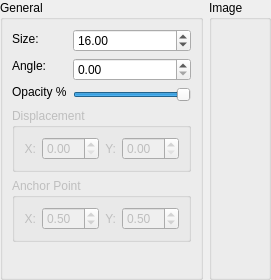
<?xml version="1.0" encoding="UTF-8"?>
<ui version="4.0">
 <class>LocalGraphicWidgetForm</class>
 <widget class="QWidget" name="LocalGraphicWidgetForm">
  <property name="geometry">
   <rect>
    <x>0</x>
    <y>0</y>
    <width>236</width>
    <height>280</height>
   </rect>
  </property>
  <property name="windowTitle">
   <string>Form</string>
  </property>
  <layout class="QGridLayout" name="gridLayout_10">
   <property name="margin">
    <number>0</number>
   </property>
   <item row="0" column="0">
    <layout class="QGridLayout" name="gridLayout_9">
     <item row="0" column="0">
      <widget class="QGroupBox" name="m_generalGroupBox">
       <property name="title">
        <string>General</string>
       </property>
       <layout class="QGridLayout" name="gridLayout_8">
        <item row="0" column="0">
         <layout class="QGridLayout" name="gridLayout_3">
          <item row="2" column="0">
           <widget class="QGroupBox" name="m_anchorPointGroupBox">
            <property name="enabled">
             <bool>false</bool>
            </property>
            <property name="title">
             <string>Anchor Point</string>
            </property>
            <property name="flat">
             <bool>true</bool>
            </property>
            <layout class="QGridLayout" name="gridLayout_7">
             <item row="0" column="0">
              <layout class="QGridLayout" name="gridLayout_6">
               <item row="0" column="0">
                <widget class="QLabel" name="m_anchorPointXLabel">
                 <property name="text">
                  <string>X:</string>
                 </property>
                 <property name="alignment">
                  <set>Qt::AlignRight|Qt::AlignTrailing|Qt::AlignVCenter</set>
                 </property>
                </widget>
               </item>
               <item row="0" column="1">
                <widget class="QDoubleSpinBox" name="m_anchorPointXDoubleSpinBox">
                 <property name="sizePolicy">
                  <sizepolicy hsizetype="Expanding" vsizetype="Fixed">
                   <horstretch>0</horstretch>
                   <verstretch>0</verstretch>
                  </sizepolicy>
                 </property>
                 <property name="maximum">
                  <double>1.000000000000000</double>
                 </property>
                 <property name="singleStep">
                  <double>0.100000000000000</double>
                 </property>
                 <property name="value">
                  <double>0.500000000000000</double>
                 </property>
                </widget>
               </item>
               <item row="0" column="2">
                <widget class="QLabel" name="m_anchorPointYLabel">
                 <property name="text">
                  <string>Y:</string>
                 </property>
                 <property name="alignment">
                  <set>Qt::AlignRight|Qt::AlignTrailing|Qt::AlignVCenter</set>
                 </property>
                </widget>
               </item>
               <item row="0" column="3">
                <widget class="QDoubleSpinBox" name="m_anchorPointYDoubleSpinBox">
                 <property name="sizePolicy">
                  <sizepolicy hsizetype="Expanding" vsizetype="Fixed">
                   <horstretch>0</horstretch>
                   <verstretch>0</verstretch>
                  </sizepolicy>
                 </property>
                 <property name="maximum">
                  <double>1.000000000000000</double>
                 </property>
                 <property name="singleStep">
                  <double>0.100000000000000</double>
                 </property>
                 <property name="value">
                  <double>0.500000000000000</double>
                 </property>
                </widget>
               </item>
              </layout>
             </item>
            </layout>
           </widget>
          </item>
          <item row="0" column="0">
           <layout class="QFormLayout" name="formLayout">
            <item row="0" column="0">
             <layout class="QGridLayout" name="gridLayout">
              <item row="0" column="0">
               <widget class="QLabel" name="m_graphicSizeLabel">
                <property name="text">
                 <string>Size:</string>
                </property>
               </widget>
              </item>
              <item row="1" column="0">
               <widget class="QLabel" name="m_graphicAngleLabel">
                <property name="text">
                 <string>Angle:</string>
                </property>
               </widget>
              </item>
              <item row="2" column="0">
               <widget class="QLabel" name="m_graphicOpacityLabel">
                <property name="text">
                 <string>Opacity %</string>
                </property>
               </widget>
              </item>
             </layout>
            </item>
            <item row="0" column="1">
             <layout class="QGridLayout" name="gridLayout_2">
              <item row="0" column="0">
               <widget class="QDoubleSpinBox" name="m_graphicSizeDoubleSpinBox">
                <property name="sizePolicy">
                 <sizepolicy hsizetype="Expanding" vsizetype="Fixed">
                  <horstretch>0</horstretch>
                  <verstretch>0</verstretch>
                 </sizepolicy>
                </property>
                <property name="maximum">
                 <double>1024.000000000000000</double>
                </property>
                <property name="value">
                 <double>16.000000000000000</double>
                </property>
               </widget>
              </item>
              <item row="1" column="0">
               <widget class="QDoubleSpinBox" name="m_graphicAngleDoubleSpinBox">
                <property name="sizePolicy">
                 <sizepolicy hsizetype="Expanding" vsizetype="Fixed">
                  <horstretch>0</horstretch>
                  <verstretch>0</verstretch>
                 </sizepolicy>
                </property>
                <property name="maximum">
                 <double>360.000000000000000</double>
                </property>
                <property name="singleStep">
                 <double>10.000000000000000</double>
                </property>
               </widget>
              </item>
              <item row="2" column="0">
               <widget class="QSlider" name="m_graphicOpacitySlider">
                <property name="maximum">
                 <number>100</number>
                </property>
                <property name="singleStep">
                 <number>10</number>
                </property>
                <property name="pageStep">
                 <number>10</number>
                </property>
                <property name="value">
                 <number>100</number>
                </property>
                <property name="orientation">
                 <enum>Qt::Horizontal</enum>
                </property>
               </widget>
              </item>
             </layout>
            </item>
           </layout>
          </item>
          <item row="3" column="0">
           <spacer name="verticalSpacer">
            <property name="orientation">
             <enum>Qt::Vertical</enum>
            </property>
            <property name="sizeHint" stdset="0">
             <size>
              <width>20</width>
              <height>40</height>
             </size>
            </property>
           </spacer>
          </item>
          <item row="1" column="0">
           <widget class="QGroupBox" name="m_displacementGroupBox">
            <property name="enabled">
             <bool>false</bool>
            </property>
            <property name="title">
             <string>Displacement</string>
            </property>
            <property name="flat">
             <bool>true</bool>
            </property>
            <layout class="QGridLayout" name="gridLayout_5">
             <item row="0" column="0">
              <layout class="QGridLayout" name="gridLayout_4">
               <item row="0" column="2">
                <widget class="QLabel" name="m_displacementYLabel">
                 <property name="text">
                  <string>Y:</string>
                 </property>
                 <property name="alignment">
                  <set>Qt::AlignRight|Qt::AlignTrailing|Qt::AlignVCenter</set>
                 </property>
                </widget>
               </item>
               <item row="0" column="0">
                <widget class="QLabel" name="m_displacementXLabel">
                 <property name="text">
                  <string>X:</string>
                 </property>
                 <property name="alignment">
                  <set>Qt::AlignRight|Qt::AlignTrailing|Qt::AlignVCenter</set>
                 </property>
                </widget>
               </item>
               <item row="0" column="1">
                <widget class="QDoubleSpinBox" name="m_displacementXDoubleSpinBox">
                 <property name="sizePolicy">
                  <sizepolicy hsizetype="Expanding" vsizetype="Fixed">
                   <horstretch>0</horstretch>
                   <verstretch>0</verstretch>
                  </sizepolicy>
                 </property>
                </widget>
               </item>
               <item row="0" column="3">
                <widget class="QDoubleSpinBox" name="m_displacementYDoubleSpinBox">
                 <property name="sizePolicy">
                  <sizepolicy hsizetype="Expanding" vsizetype="Fixed">
                   <horstretch>0</horstretch>
                   <verstretch>0</verstretch>
                  </sizepolicy>
                 </property>
                </widget>
               </item>
              </layout>
             </item>
            </layout>
           </widget>
          </item>
         </layout>
        </item>
       </layout>
      </widget>
     </item>
     <item row="0" column="1">
      <widget class="QGroupBox" name="m_imageGroupBox">
       <property name="title">
        <string>Image</string>
       </property>
      </widget>
     </item>
    </layout>
   </item>
  </layout>
 </widget>
 <tabstops>
  <tabstop>m_graphicSizeDoubleSpinBox</tabstop>
  <tabstop>m_graphicAngleDoubleSpinBox</tabstop>
  <tabstop>m_graphicOpacitySlider</tabstop>
  <tabstop>m_displacementXDoubleSpinBox</tabstop>
  <tabstop>m_displacementYDoubleSpinBox</tabstop>
  <tabstop>m_anchorPointXDoubleSpinBox</tabstop>
  <tabstop>m_anchorPointYDoubleSpinBox</tabstop>
 </tabstops>
 <resources/>
 <connections/>
</ui>
